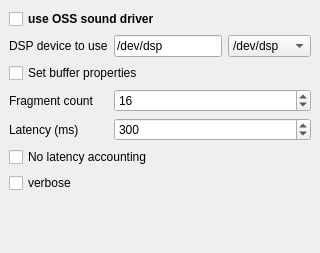
         <widget class="QWidget" name="osstab">
          <attribute name="title">
           <string>Oss</string>
          </attribute>
          <layout class="QGridLayout">
           <property name="margin">
            <number>9</number>
           </property>
           <property name="spacing">
            <number>6</number>
           </property>
           <item row="7" column="0" colspan="2">
            <spacer>
             <property name="orientation">
              <enum>Qt::Vertical</enum>
             </property>
             <property name="sizeType">
              <enum>QSizePolicy::Expanding</enum>
             </property>
             <property name="sizeHint" stdset="0">
              <size>
               <width>20</width>
               <height>51</height>
              </size>
             </property>
            </spacer>
           </item>
           <item row="3" column="0">
            <widget class="QLabel" name="textLabel7">
             <property name="text">
              <string>Fragment count</string>
             </property>
             <property name="wordWrap">
              <bool>false</bool>
             </property>
            </widget>
           </item>
           <item row="6" column="0" colspan="3">
            <widget class="QCheckBox" name="oss_verbose">
             <property name="text">
              <string>verbose</string>
             </property>
            </widget>
           </item>
           <item row="1" column="0">
            <widget class="QLabel" name="textLabel6">
             <property name="text">
              <string>DSP device to use</string>
             </property>
             <property name="wordWrap">
              <bool>false</bool>
             </property>
            </widget>
           </item>
           <item row="2" column="0" colspan="3">
            <widget class="QCheckBox" name="oss_init_fragments">
             <property name="text">
              <string>Set buffer properties</string>
             </property>
            </widget>
           </item>
           <item row="0" column="0" colspan="3">
            <widget class="QCheckBox" name="oss">
             <property name="font">
              <font>
               <weight>75</weight>
               <bold>true</bold>
              </font>
             </property>
             <property name="text">
              <string>use OSS sound driver</string>
             </property>
            </widget>
           </item>
           <item row="4" column="0">
            <widget class="QLabel" name="textLabel3_3">
             <property name="text">
              <string>Latency (ms)</string>
             </property>
             <property name="wordWrap">
              <bool>false</bool>
             </property>
            </widget>
           </item>
           <item row="4" column="1" colspan="2">
            <widget class="QSpinBox" name="oss_latency">
             <property name="minimum">
              <number>50</number>
             </property>
             <property name="maximum">
              <number>1000</number>
             </property>
             <property name="singleStep">
              <number>25</number>
             </property>
             <property name="value">
              <number>300</number>
             </property>
            </widget>
           </item>
           <item row="1" column="1">
            <widget class="QLineEdit" name="oss_dsp">
             <property name="text">
              <string>/dev/dsp</string>
             </property>
            </widget>
           </item>
           <item row="3" column="1" colspan="2">
            <widget class="QSpinBox" name="oss_fragments">
             <property name="minimum">
              <number>1</number>
             </property>
             <property name="maximum">
              <number>100</number>
             </property>
             <property name="value">
              <number>16</number>
             </property>
            </widget>
           </item>
           <item row="5" column="0" colspan="3">
            <widget class="QCheckBox" name="oss_nolatencyaccounting">
             <property name="text">
              <string>No latency accounting</string>
             </property>
            </widget>
           </item>
           <item row="1" column="2">
            <widget class="QComboBox" name="comboBox3">
             <item>
              <property name="text">
               <string>/dev/dsp</string>
              </property>
             </item>
             <item>
              <property name="text">
               <string>/dev/dsp1</string>
              </property>
             </item>
             <item>
              <property name="text">
               <string>/dev/dsp2</string>
              </property>
             </item>
            </widget>
           </item>
          </layout>
         </widget>
